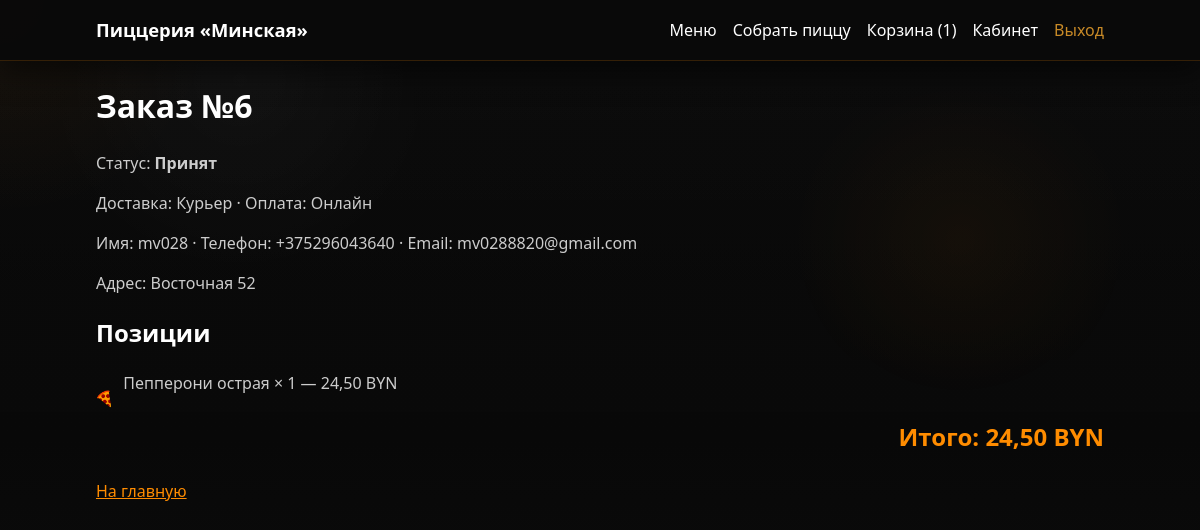
The page /orders/6/ (signed in) on the database its author committed.
### shop/models.py (models this page shows, shortened)
class Order(models.Model):
    class Status(models.TextChoices):
        ACCEPTED = "accepted", "Принят"
        COOKING = "cooking", "Готовится"
        DELIVERING = "delivering", "В доставке"
        DELIVERED = "delivered", "Доставлен"
        CANCELLED = "cancelled", "Отменён"
    class DeliveryType(models.TextChoices):
        COURIER = "courier", "Курьер"
        PICKUP = "pickup", "Самовывоз"
    class PaymentType(models.TextChoices):
        ONLINE = "online", "Онлайн"
        CASH = "cash", "Наличными"
        CARD = "card", "Картой при получении"
    user = models.ForeignKey(
        settings.AUTH_USER_MODEL, on_delete=models.SET_NULL, null=True, blank=True, related_name="orders"
    )
    status = models.CharField(
        "Статус заказа", max_length=20, choices=Status.choices, default=Status.ACCEPTED
    )
    delivery_type = models.CharField("Доставка", max_length=16, choices=DeliveryType.choices)
    payment_type = models.CharField("Оплата", max_length=16, choices=PaymentType.choices)
    customer_name = models.CharField("Имя", max_length=120)
    phone = models.CharField("Телефон", max_length=20)
    email = models.EmailField("Email", blank=True)
    address = models.CharField("Адрес", max_length=255, blank=True)
    comment = models.TextField("Комментарий", blank=True)
    total = models.DecimalField("Сумма (BYN)", max_digits=10, decimal_places=2)
    estimated_delivery_at = models.DateTimeField("Ориентировочное время доставки", null=True, blank=True)
    created_at = models.DateTimeField(auto_now_add=True)
    updated_at = models.DateTimeField(auto_now=True)
    class Meta:
        verbose_name = "Заказ"
        verbose_name_plural = "Заказы"
        ordering = ["-created_at"]

class OrderItem(models.Model):
    order = models.ForeignKey(Order, on_delete=models.CASCADE, related_name="items")
    product = models.ForeignKey(Product, on_delete=models.SET_NULL, null=True, blank=True)
    custom_pizza = models.OneToOneField(
        CustomPizza, on_delete=models.SET_NULL, null=True, blank=True, related_name="order_item"
    )
    title = models.CharField("Название позиции", max_length=200)
    quantity = models.PositiveIntegerField(default=1)
    unit_price = models.DecimalField(max_digits=10, decimal_places=2)
    line_total = models.DecimalField(max_digits=10, decimal_places=2)
    class Meta:
        verbose_name = "Позиция заказа"
        verbose_name_plural = "Позиции заказов"

### shop/views.py (the view)
# urls.py: path("orders/<int:pk>/", views.order_detail, name="order_detail"),
def order_detail(request, pk):
    order = get_object_or_404(Order, pk=pk)
    allowed = False
    if request.user.is_authenticated:
        allowed = order.user_id == request.user.id or request.user.is_staff
    elif request.session.get("last_order_id") == order.pk:
        allowed = True
    if not allowed:
        raise Http404()
    return render(request, "shop/order_detail.html", {"order": order})

### shop/context_processors.py (called while the page is built)
def cart_summary(request):
    cart = get_cart(request)
    return {"cart_count": cart.items_count(), "cart_total": cart.total()}

### shop/models.py (called while the page is built)
    def total(self) -> Decimal:
        agg = self.items.aggregate(s=Sum("line_total"))
        return agg["s"] or Decimal("0")

    def items_count(self) -> int:
        return self.items.aggregate(s=Sum("quantity"))["s"] or 0

### shop/utils.py (called while the page is built)
def get_cart(request):
    if request.user.is_authenticated:
        cart, _ = Cart.objects.get_or_create(user=request.user, defaults={"session_key": ""})
        return cart
    key = _session_key(request)
    cart, _ = Cart.objects.get_or_create(user=None, session_key=key, defaults={})
    return cart

### templates/shop/order_detail.html (shortened to what this page needs)
{% extends "base.html" %}
{% block content %}
<h1>Заказ №{{ order.id }}</h1>
<p>Статус: <strong>{{ order.get_status_display }}</strong></p>
<p>Доставка: {{ order.get_delivery_type_display }} · Оплата: {{ order.get_payment_type_display }}</p>
<p>Имя: {{ order.customer_name }} · Телефон: {{ order.phone }}{% if order.email %} · Email: {{ order.email }}{% endif %}</p>
{% if order.address %}<p>Адрес: {{ order.address }}</p>{% endif %}
<h2>Позиции</h2>
<ul class="pizza-bullets">
  {% for line in order.items.all %}
    <li>
      {{ line.title }} × {{ line.quantity }} — {{ line.line_total|floatformat:2 }} BYN
    </li>
  {% endfor %}
</ul>
<p class="total-line">Итого: <strong>{{ order.total|floatformat:2 }} BYN</strong></p>
<p><a href="{% url 'shop:home' %}">На главную</a></p>
{% endblock %}

### shop/static/shop/css/main.css (style rules this page uses)
:root { --olive: #7a8f4a; --green-dark: #2c4034; --beige: #f0e8dc; --burgundy: #5a2630; --cream: #faf7f2; --gray-slice: #c4c4c4; --text: #2a2520; }
* { box-sizing: border-box; }
body { margin: 0; font-family: "Segoe UI", Tahoma, Arial, sans-serif; background: var(--cream); color: var(--text); line-height: 1.5; background-image: url('./img/bg_listwa.png'); background-size: cover; background-repeat: no-repeat; background-attachment: fixed; background-position: center; }
a { color: var(--burgundy); }
.total-line { font-size: 1.1rem; }
.pizza-bullets { list-style: none; padding-left: 0; }
.pizza-bullets li { position: relative; padding-left: 1.7rem; margin-bottom: 0.4rem; display: flex; width: 80%; justify-content: space-between; align-items: center; }
.pizza-bullets li::before { content: ""; position: absolute; left: 0; top: 1.15rem; width: 18px; height: 18px; background-image: url("./img/pizza-bullet.png"); background-repeat: no-repeat; background-size: 18px 18px; }
:root { --bg-page: #0A0A0A; --bg-surface: #1A1A1A; --bg-surface-2: #222222; --text-main: #FFFFFF; --text-muted: #CCCCCC; --accent: #FF8C00; --accent-dark: #CC5500; --success: #2E7D32; --success-strong: #388E3C; --neutral: #444444; --border-glow: rgba(255, 140, 0, 0.35); }
body { background: radial-gradient(circle at top left, rgba(255, 140, 0, 0.06), transparent 15%), linear-gradient(180deg, #0A0A0A 0%, #090909 55%, #0F0F0F 100%); color: var(--text-main); min-height: 100vh; background-attachment: fixed; }
body::before { content: ""; position: fixed; inset: 0; pointer-events: none; background-image: radial-gradient(circle at 20% 10%, rgba(255, 255, 255, 0.04), transparent 16%), radial-gradient(circle at 80% 30%, rgba(255, 140, 0, 0.06), transparent 15%), linear-gradient(180deg, rgba(255,255,255,0.02), transparent 50%, rgba(0,0,0,0.2)); opacity: 0.75; z-index: -1; }
a { color: var(--accent); }
h1, h2, h3, h4, h5 { color: var(--text-main); }
p, label, select, input, textarea, th, td, li { color: var(--text-muted); }
.total-line { font-size: 1.5rem; color: var(--accent); font-weight: 800; text-align: right; }

### rows shown on the page
Order: id "6", status "Принят", delivery_type "Курьер", payment_type "Онлайн", customer_name "mv028", phone "+375296043640", email "mv0288820@gmail.com", address "Восточная 52", total "24,50"
OrderItem: title "Пепперони острая", quantity "1", line_total "24,50"

### other values the page prints
{{ cart_count }} "1"
